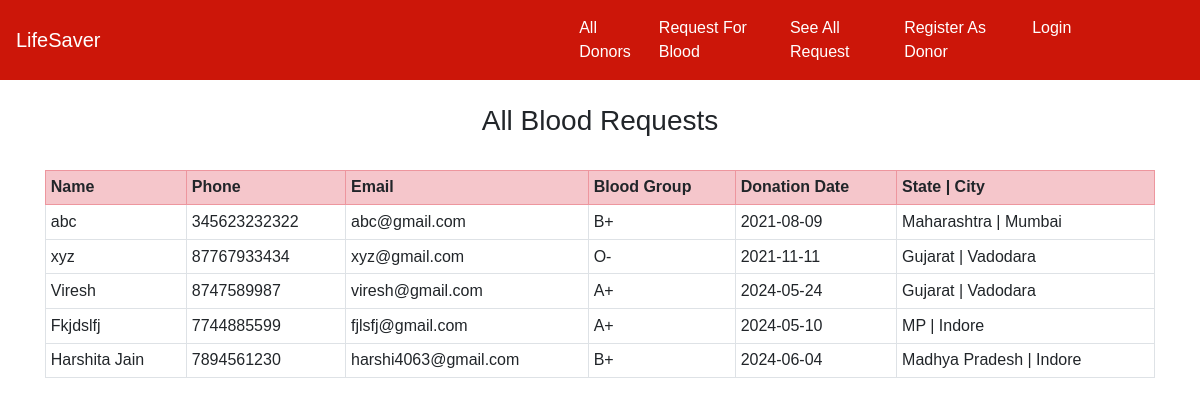
The app's page /see_all_request/ with its own data.
### home/models.py (models this page shows, shortened)
class RequestBlood(models.Model):
    name = models.CharField(max_length=100)
    email = models.EmailField()
    phone = models.CharField(max_length=20)
    state = models.CharField(max_length=200, blank=True)
    city = models.CharField(max_length=300, blank=True)
    address = models.CharField(max_length=500, blank=True)
    blood_group = models.ForeignKey(BloodGroup, on_delete=models.CASCADE)
    date = models.CharField(max_length=100, blank=True)

class BloodGroup(models.Model):
    name = models.CharField(max_length=5)
    def __str__(self):
        return self.name

### home/views.py (the view)
# urls.py: path("see_all_request/", views.see_all_request, name="see_all_request"),
def see_all_request(request):
    requests = RequestBlood.objects.all()
    return render(request, "see_all_request.html", {'requests':requests})

### home/templates/see_all_request.html (shortened to what this page needs)
{% extends 'base.html' %}
{% block body %}
<div class="container">
{% if requests %}
<h3 class="text-center">All Blood Requests</h3>
<br>
<table class="table table-sm table-bordered">
  <tr class="table-danger">
    <th>Name</th>
    <th>Phone</th>
    <th>Email</th>
    <th>Blood Group</th>
    <th>Donation Date</th>
    <th>State | City</th>
  </tr>
  {% for i in requests %}
    <tr>
      <td>{{i.name}}</td>
      <td>{{i.phone}}</td>
      <td>{{i.email}}</td>
      <td>{{i.blood_group}}</td>
      <td>{{i.date}}</td>
      <td>{{i.state}} | {{i.city}}</td>
    </tr>
  {% endfor %}
</table>
{% else %}
<h2>No Blood Request Available</h2>
{% endif %}
</div>
{% endblock %}

### home/templates/base.html (style rules this page uses)
* { font-family: Impact, Haettenschweiler, 'Arial Narrow Bold', sans-serif; }

### records on screen
RequestBlood: name "abc", phone "345623232322", email "abc@gmail.com", blood_group "B+", date "2021-08-09", state "Maharashtra", city "Mumbai"
RequestBlood: name "xyz", phone "87767933434", email "xyz@gmail.com", blood_group "O-", date "2021-11-11", state "Gujarat", city "Vadodara"
RequestBlood: name "Viresh", phone "8747589987", email "viresh@gmail.com", blood_group "A+", date "2024-05-24", state "Gujarat", city "Vadodara"
RequestBlood: name "Fkjdslfj", phone "7744885599", email "fjlsfj@gmail.com", blood_group "A+", date "2024-05-10", state "MP", city "Indore"
RequestBlood: name "Harshita Jain", phone "7894561230", email "harshi4063@gmail.com", blood_group "B+", date "2024-06-04", state "Madhya Pradesh", city "Indore"
